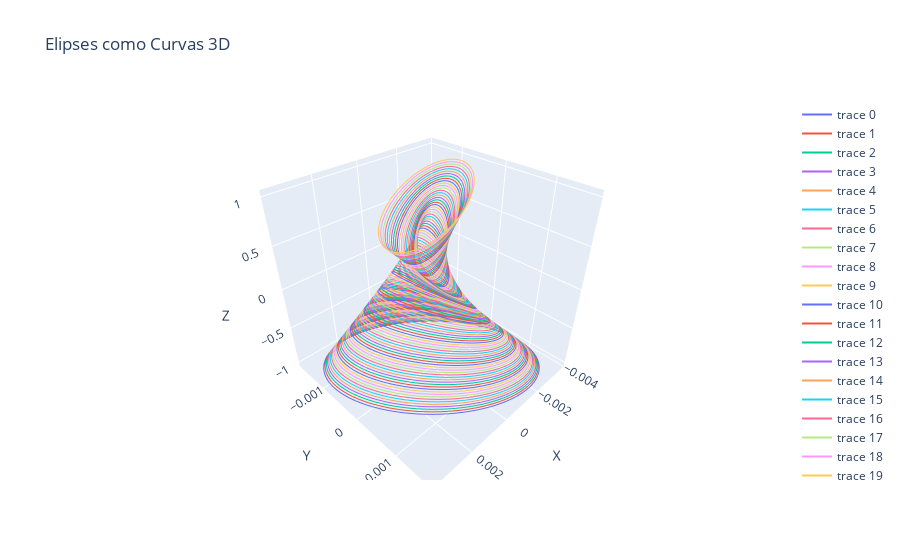

Notebook code for this chart:
### Code cell
from numpy import *
import plotly.graph_objects as go

λ = 1064e-9
q1 = 66e-3j
q2 = -500e-3 + 266e-3j
θ = (20. + 10.j)*π/180.

gb = GaussianBeam(1,λ,q1,q2,θ)

# Exemplo de dados (deve ser substituído pelos seus dados reais)
z = linspace(-1, 1, 100)  # Valores de z

waist_data, _ = gb.intensity_phase_ellipses(z)
φ_w, w1, w2 = waist_data

# Criar o gráfico
fig = go.Figure()

for zi, w1i, w2i, φ_wi in zip(z, w1, w2, φ_w):
    t = linspace(0., 2. * π, 100)
    x = w1i * cos(t)
    y = w2i * sin(t)
    
    # Aplicar rotação da elipse
    x_rot = x * cos(φ_wi) - y * sin(φ_wi)
    y_rot = x * sin(φ_wi) + y * cos(φ_wi)
    
    # Adiciona os pontos rotacionados às listas
    # Plotar a elipse no plano xy a uma altura z

    XYZ = dot(Rx(0), stack([x_rot,y_rot,full_like(t,zi)],axis=0))
    
    X = XYZ[0,:]
    Y = XYZ[1,:]
    Z = XYZ[2,:]

    fig.add_trace(go.Scatter3d(x=X, y=Y, z=Z, mode='lines'))


fig.update_layout(
    title="Elipses como Curvas 3D",
    scene=dict(
        xaxis_title='X',
        yaxis_title='Y',
        zaxis_title='Z'
    ),
    autosize=True
)
